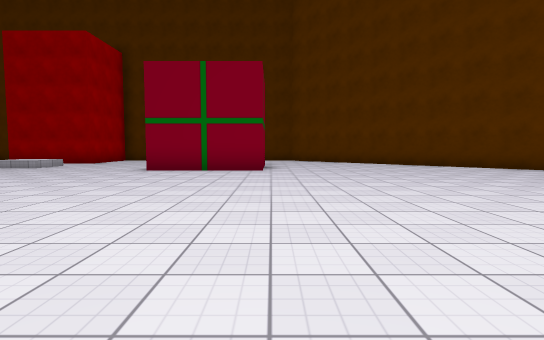
[1] (above)

20 first-person views from a walk through a scene from a Unity 3-D project. The camera is 1.2 m above the floor, tilts 4° down and sees 80° across. The floor is counted in squares, 2 m on a side. Each view is taken from the middle of a square. On the plan, view 1 faces up. The plan holds only what a view shows up to about 10 squares ahead; the rest is blank. The place goes on beyond the plan. Some animated figures are left out. Some surface patterns are stand-ins.

[2]
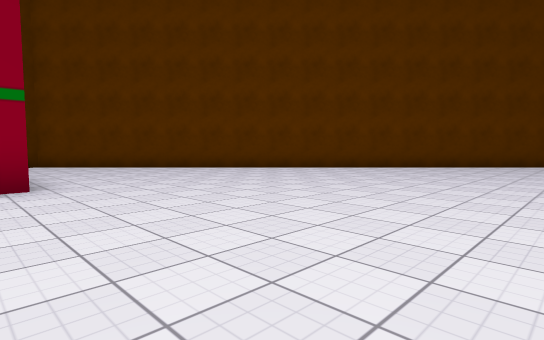

[3]
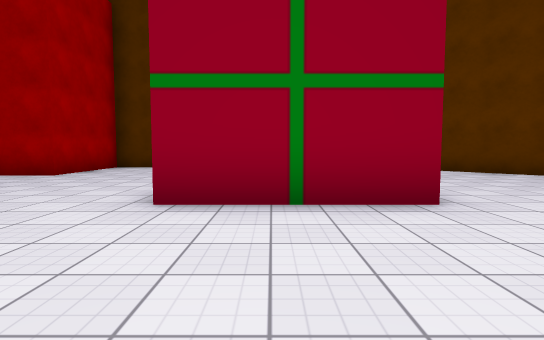

[4]
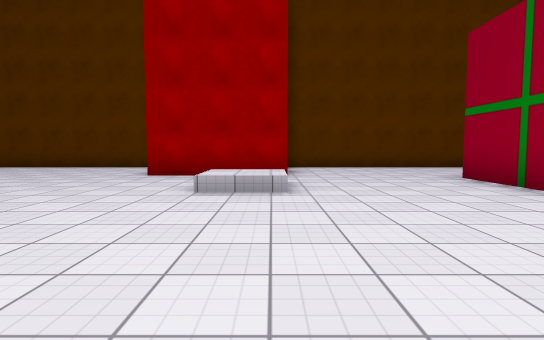

[5]
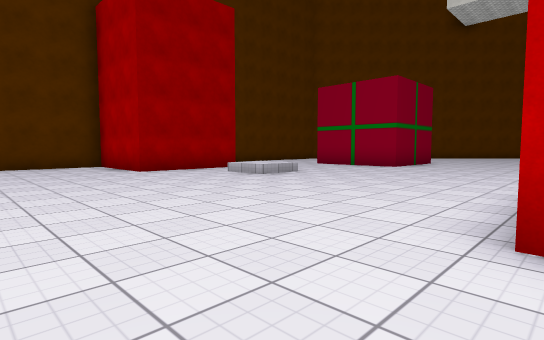

[6]
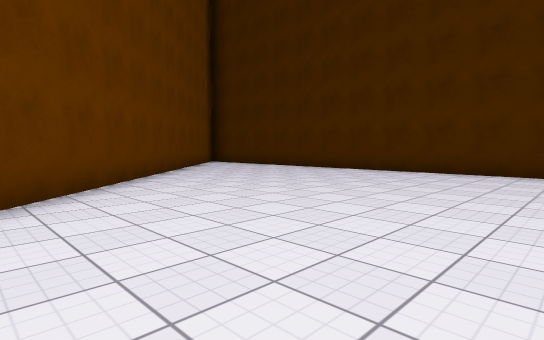

[7]
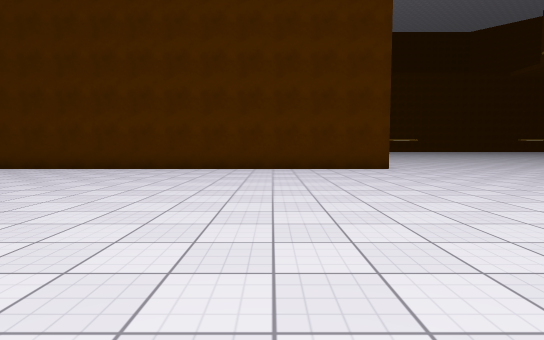

[8]
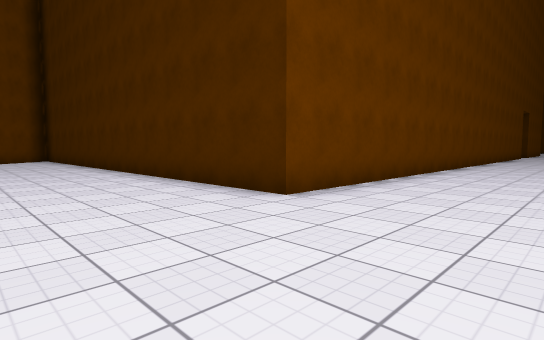

[9]
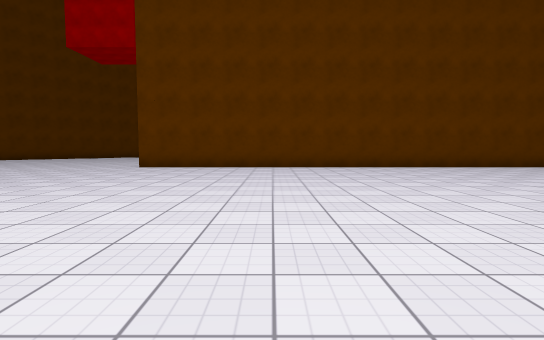

[10]
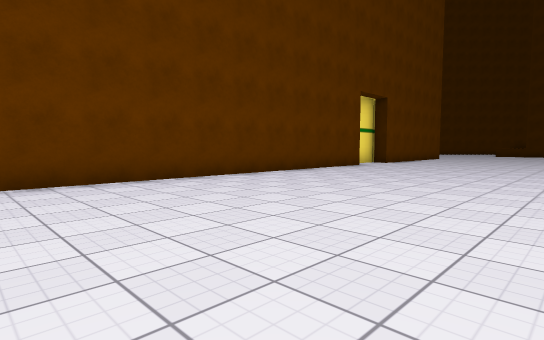

[11]
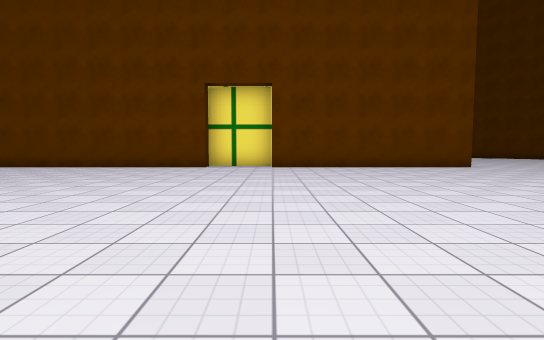

[12]
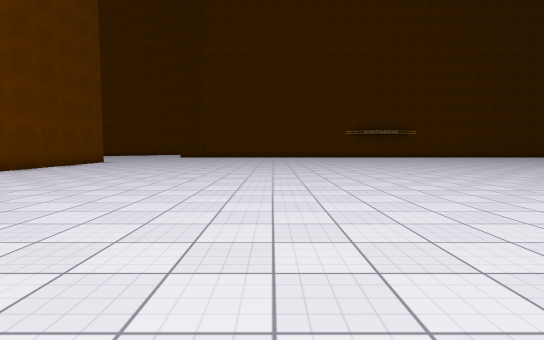

[13]
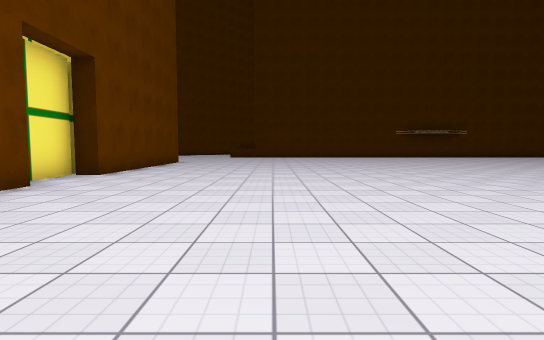

[14]
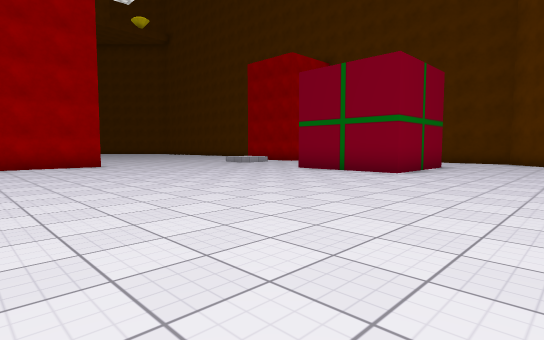

[15]
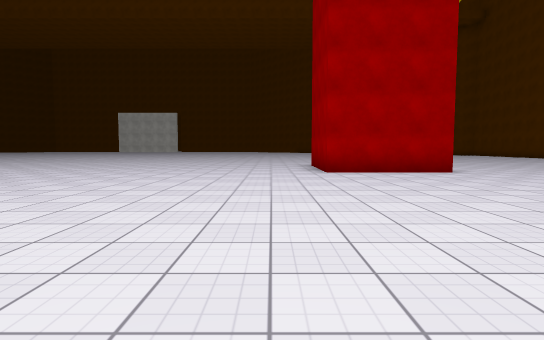

[16]
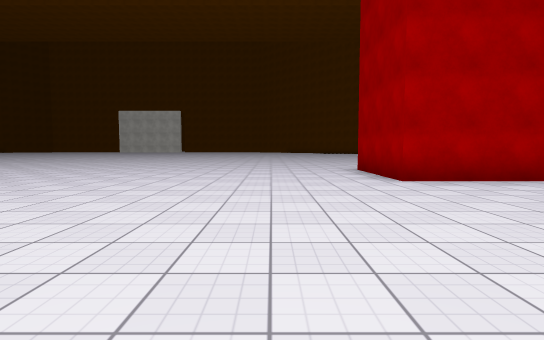

[17]
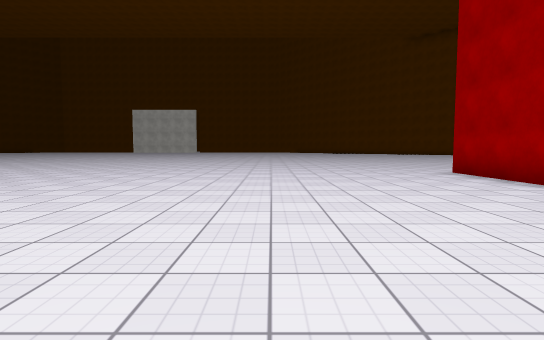

[18]
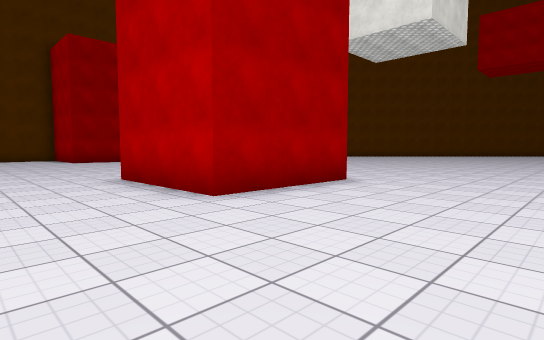

[19]
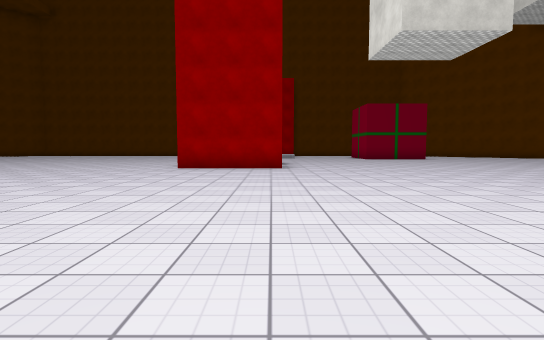

[20]
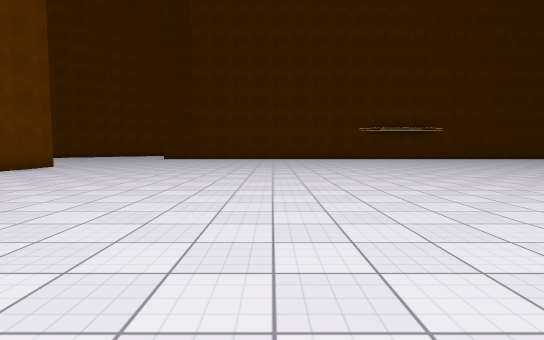

### Floor plan
Points are (right, up) in squares from view 1. A wall is a line through its corners. A room is listed if a view was taken in it or the views show most of it. See-through windows are left out.
Room 1 (views 1, 2, 3, 4, 5, 6, 7, 8, 9, 10, 11, 12, 13, 14, 15, 16, 17, 18, 19, 20)
walls: (-7.7, 4.4) (-7.7, 1.3) (-10.7, 1.3) (-10.7, 4.4); (3.7, -20.1) (3.7, -2) (14.6, -2); (-0.2, 11.4) (-0.2, 8.4) (-3.2, 8.4) (-3.2, 11.4); (15, 0.7) (0.8, 14.8); (-1.1, 14.7) (-6.7, 14.7) (-6.7, 11.9) (-9.7, 11.9) (-9.7, 14.7) (-13.5, 14.7); (3.7, -28.1) (3.7, -22) (4.4, -22) (4.4, -20.8)

Positions as (right, up) in squares from view 1, and headings:
1: (0, 0), facing up
2: (-1, 3), facing up-right
3: (-2, 5), facing up
4: (-7, 5), facing up
5: (-13, 4), facing up-right
6: (6, 6), facing down-right
7: (7, 7), facing down
8: (1, 1), facing down-right
9: (-6, -6), facing right
10: (-2, -10), facing down-right
11: (-6, -22), facing right
12: (-3, -15), facing down
13: (0, -15), facing down
14: (3, 1), facing up-left
15: (0, 0), facing left
16: (-2, -1), facing left
17: (-3, -3), facing left
18: (-13, -2), facing up-right
19: (-8, -8), facing up
20: (-3, -18), facing down
